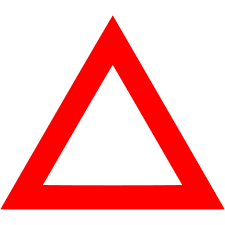
#> input picture ho_red_tri.png, 225 x 225 px
$ python -i detect.py   (imports and definitions only)
#> lines starting #> are read from the running program, lines starting #| are printed output that depends on the picture; after the words box and inside, x2 and y2 are one past the last pixel; in counts of white or black regions, pixels touching at a corner belong together
#!/usr/bin/env python
# coding: utf-8


import cv2
import numpy as np
import os
import matplotlib.pyplot as plt
import matplotlib.image as mping


def trans(a):
    return .299*a[:,:,0] + .402*a[:,:,1] + .299*a[:,:,2]

def give_non_zero(mat):
    co = []
    for i in range(72):
        for j in range(72):
            if mat[i,j] > 0:
                co.append([i,j])
    return co

def detect_sq(image):
	#======================detect corners of squares=============
    g_kernel = cv2.getGaborKernel((8,8), 4.0, 0, 5, 0, 0)
    g_ = cv2.getGaborKernel((8,8), 4.0,np.pi/2 , 5, 0, 0)
    mj = cv2.filter2D(image,0, g_kernel)  * cv2.filter2D(image,0, g_)
    corner = give_non_zero(mj)
    return corner


def detect_tri(image):
    corners = []
    #================detect top corner====================
    h_ = cv2.getGaborKernel((9,9), 6.1,5*np.pi/6 , 8.9, 0, 0)
    g_ = cv2.getGaborKernel((9,9), 6.1,1*np.pi/6 , 8.9, 0, 0)

    mj =  (cv2.bitwise_not(cv2.filter2D(image, 0, h_)) * cv2.bitwise_not(cv2.filter2D(image, 0, g_)) )
    mj = mj.astype('uint8')
    top_corner = give_non_zero(mj)

    if len(top_corner) ==2:
        top_corner = top_corner[1]
    if len(top_corner) > 2:
        top_corner = []

    #==============detect side corners1===================

    i_ = cv2.getGaborKernel((9,9), 6,1*np.pi/2 , 7.1, 0, 0)
    g_ = cv2.getGaborKernel((9,9), 6.1,1*np.pi/6 , 8.9, 0, 0)

    mj =  (((cv2.filter2D(image, 0, i_)))* cv2.bitwise_not(cv2.filter2D(image, 0, g_))) /2
    mj = mj.astype('uint8')
    side_corner1 = give_non_zero(mj)

    if len(side_corner1) == 1:
        side_corner1 = side_corner1[0]

    #==============detect side corner2===================

    i_ = cv2.getGaborKernel((9,9), 6,1*np.pi/2 , 7.1, 0, 0)
    g_ = cv2.getGaborKernel((9,9), 6.1,5*np.pi/6 , 8.9, 0, 0)

    mj =  (((cv2.filter2D(image, 0, i_)))* cv2.bitwise_not(cv2.filter2D(image, 0, g_))) /2
    mj = mj.astype('uint8')
    side_corner2 = give_non_zero(mj)

    if len(side_corner2) == 1:
        side_corner2 = side_corner2[0]

    corner = [top_corner,side_corner1,side_corner2]
    return corner

def detect(image):
    im = trans(image)
    im = im.astype('uint8')
    img = cv2.resize(im,(72,72))

    sq_corner = detect_sq(img)    # detecting if it contains corner correspondes to square
    tri_corner = detect_tri(img)  # detecting if it contains corner correspondes to square
    flag = 0
    if len(sq_corner)>0:          # if it is square then sq_corner function must hae detected corners
        flag = 0
        #print('its a square')
        return flag,sq_corner
    elif len(tri_corner)>0:        # same goes here
        flag = 1
        #print('its a triagle')
        return flag,tri_corner
    else:                          # if nothing is detected then it is empty or background
        print('empty')
        return flag,[]

>>> import cv2
>>> picture = cv2.imread('ho_red_tri.png')
#> picture is the input picture: shape (225, 225, 3); mean B, G, R 187.4, 187.4, 255
>>> result = detect(picture)
#> in trans, `return .299*a[:,:,0] + .402*a[:,:,1] + .299*a[:,:,2]`:
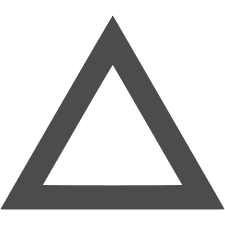
#> returned value: shape (225, 225) float64; min 76.24, max 255, mean 207.6
#> in detect, `img = cv2.resize(im,(72,72))`:
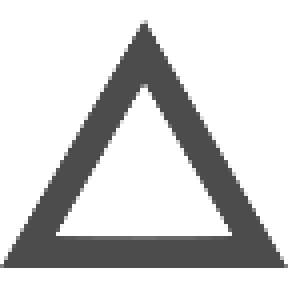
#> img: shape (72, 72) (shown 4 times larger); min 76, max 255, mean 207.4
#> in detect_sq, `mj = cv2.filter2D(image,0, g_kernel)  * cv2.filter2D(image,0, g_)`: mj: shape (72, 72); every value is 0
#> in detect_sq, `corner = give_non_zero(mj)`: corner = []
#> in detect_tri, `mj =  (cv2.bitwise_not(cv2.filter2D(image, 0, h_)) * cv2.bitwise_not(c..`:
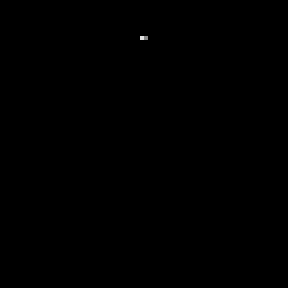
#> mj: shape (72, 72) (shown 4 times larger); min 0, max 226, mean 0.1
#> in detect_tri, `top_corner = give_non_zero(mj)`: top_corner = [[9, 35], [9, 36]]
#> in detect_tri, `top_corner = top_corner[1]`: top_corner = [9, 36]
#> in detect_tri, `mj =  (((cv2.filter2D(image, 0, i_)))* cv2.bitwise_not(cv2.filter2D(im..`: mj: shape (72, 72) float64; values 0 (black) and 9 (white), 0.02% white in thin lines or dots, all inside (x1, y1, x2, y2) = (58, 57, 59, 58)
#> in detect_tri, `side_corner1 = give_non_zero(mj)`: side_corner1 = [[57, 58]]
#> in detect_tri, `side_corner1 = side_corner1[0]`: side_corner1 = [57, 58]
#> in detect_tri, `mj =  (((cv2.filter2D(image, 0, i_)))* cv2.bitwise_not(cv2.filter2D(im..`: mj: shape (72, 72) float64; values 0 (black) and 92 (white), 0.02% white in thin lines or dots, all inside (x1, y1, x2, y2) = (13, 57, 14, 58)
#> in detect_tri, `side_corner2 = give_non_zero(mj)`: side_corner2 = [[57, 13]]
#> in detect_tri, `side_corner2 = side_corner2[0]`: side_corner2 = [57, 13]
#> in detect_tri, `corner = [top_corner,side_corner1,side_corner2]`: corner = [[9, 36], [57, 58], [57, 13]]
#> result = (1, [[9, 36], [57, 58], [57, 13]])
